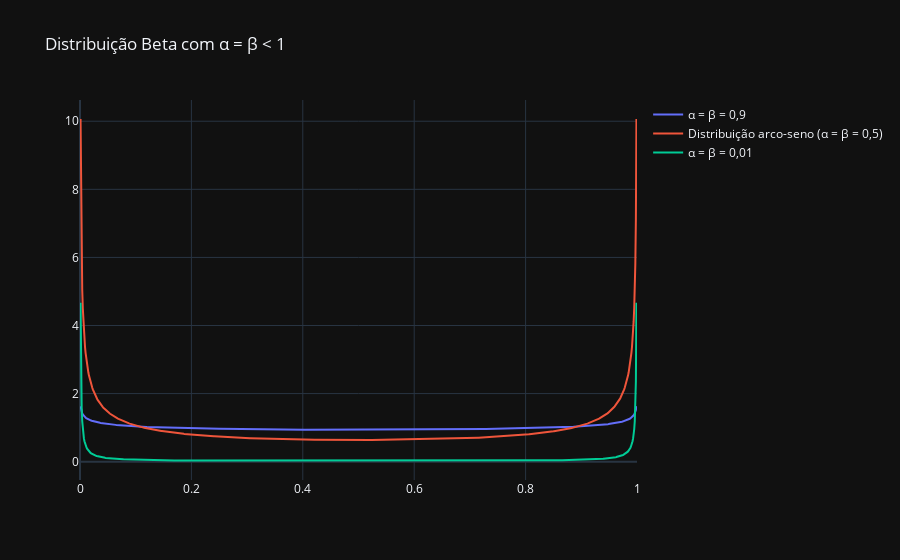

Source (notebook cell):
### Code cell
fig_line = go.Figure(layout_title_text='Distribuição Beta com α = β < 1')

fig_line.add_trace(
    go.Scatter(x=sample, 
               y=dist_09,
               name='α = β = 0,9'
               ))

fig_line.add_trace(
    go.Scatter(x=sample, 
               y=dist_05,
               name='Distribuição arco-seno (α = β = 0,5)'
               ))


fig_line.add_trace(
    go.Scatter(x=sample, 
               y=dist_01,
               name='α = β = 0,01'
               ))

fig_line.show()

### Figure 1 — Plotly figure (JSON) as saved in the notebook; plotly's stock layout.template omitted (floating-point values rounded to 4 significant figures; data arrays with more than 128 entries replaced by an {"elided": "..."} marker saying what was removed)
{"data": [{"name": "α = β = 0,9", "type": "scatter", "x": {"elided": "1000 float values"}, "y": {"elided": "1000 float values"}}, {"name": "Distribuição arco-seno (α = β = 0,5)", "type": "scatter", "x": {"elided": "1000 float values"}, "y": {"elided": "1000 float values"}}, {"name": "α = β = 0,01", "type": "scatter", "x": {"elided": "1000 float values"}, "y": {"elided": "1000 float values"}}], "layout": {"title": {"text": "Distribuição Beta com α = β < 1"}}}
